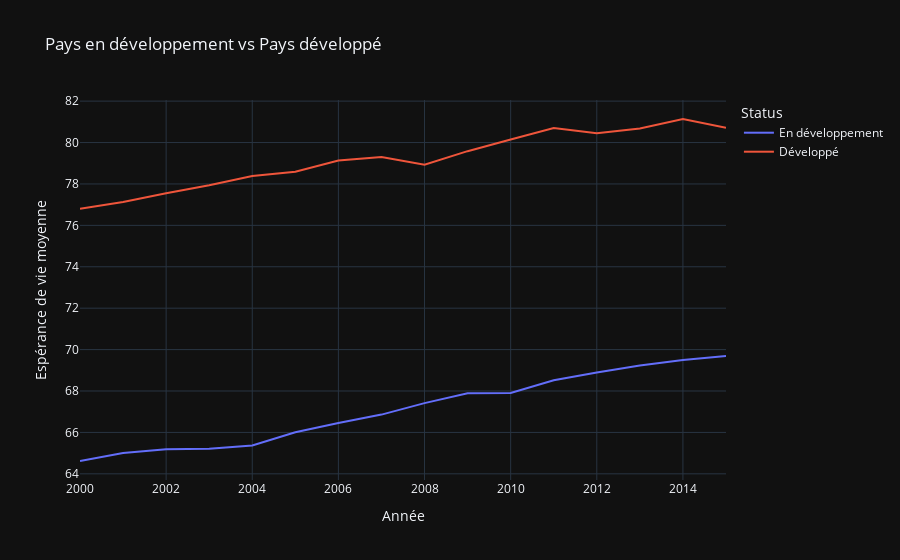

Notebook cell for this chart:
### Code cell
filtered_data_developing = data[data['Status'] == 'Developing']
filtered_data_developed = data[data['Status'] == 'Developed']

avg_life_expectancy_developing = filtered_data_developing.groupby('Year')['Life expectancy'].mean().reset_index()
avg_life_expectancy_developed = filtered_data_developed.groupby('Year')['Life expectancy'].mean().reset_index()

combined_data = pd.concat([
    avg_life_expectancy_developing.assign(Status='En développement'),
    avg_life_expectancy_developed.assign(Status='Développé')
])

fig = px.line(combined_data, x='Year', y='Life expectancy', color='Status',
              title='Pays en développement vs Pays développé',
              template='plotly_dark')

fig.update_xaxes(title='Année')
fig.update_yaxes(title='Espérance de vie moyenne')

fig.show()

### Figure 1 — Plotly figure (JSON) as saved in the notebook; plotly's stock layout.template omitted (floating-point values rounded to 4 significant figures)
{"data": [{"hovertemplate": "Status=En développement<br>Year=%{x}<br>Life expectancy=%{y}<extra></extra>", "legendgroup": "En développement", "line": {"color": "#636efa", "dash": "solid"}, "marker": {"symbol": "circle"}, "mode": "lines", "name": "En développement", "orientation": "v", "showlegend": true, "type": "scatter", "x": [2000, 2001, 2002, 2003, 2004, 2005, 2006, 2007, 2008, 2009, 2010, 2011, 2012, 2013, 2014, 2015], "xaxis": "x", "y": [64.62, 65.01, 65.19, 65.21, 65.37, 66.01, 66.45, 66.86, 67.41, 67.89, 67.91, 68.52, 68.9, 69.23, 69.5, 69.69], "yaxis": "y"}, {"hovertemplate": "Status=Développé<br>Year=%{x}<br>Life expectancy=%{y}<extra></extra>", "legendgroup": "Développé", "line": {"color": "#EF553B", "dash": "solid"}, "marker": {"symbol": "circle"}, "mode": "lines", "name": "Développé", "orientation": "v", "showlegend": true, "type": "scatter", "x": [2000, 2001, 2002, 2003, 2004, 2005, 2006, 2007, 2008, 2009, 2010, 2011, 2012, 2013, 2014, 2015], "xaxis": "x", "y": [76.8, 77.13, 77.55, 77.94, 78.38, 78.59, 79.13, 79.3, 78.93, 79.58, 80.15, 80.71, 80.44, 80.68, 81.14, 80.71], "yaxis": "y"}], "layout": {"legend": {"title": {"text": "Status"}, "tracegroupgap": 0}, "title": {"text": "Pays en développement vs Pays développé"}, "xaxis": {"anchor": "y", "domain": [0, 1], "title": {"text": "Année"}}, "yaxis": {"anchor": "x", "domain": [0, 1], "title": {"text": "Espérance de vie moyenne"}}}}
